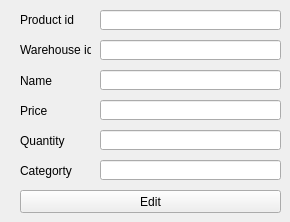
    <widget class="QWidget" name="tab_edit_product">
     <attribute name="title">
      <string>Edit product</string>
     </attribute>
     <widget class="QLabel" name="label_product_name_edit">
      <property name="geometry">
       <rect>
        <x>20</x>
        <y>70</y>
        <width>71</width>
        <height>21</height>
       </rect>
      </property>
      <property name="text">
       <string>Name</string>
      </property>
     </widget>
     <widget class="QLabel" name="label_product_price_edit">
      <property name="geometry">
       <rect>
        <x>20</x>
        <y>100</y>
        <width>71</width>
        <height>21</height>
       </rect>
      </property>
      <property name="text">
       <string>Price</string>
      </property>
     </widget>
     <widget class="QLabel" name="label_product_warehouse_id_edit">
      <property name="geometry">
       <rect>
        <x>20</x>
        <y>40</y>
        <width>71</width>
        <height>20</height>
       </rect>
      </property>
      <property name="text">
       <string>Warehouse id</string>
      </property>
     </widget>
     <widget class="QLabel" name="label_product_quantity_edit">
      <property name="geometry">
       <rect>
        <x>20</x>
        <y>130</y>
        <width>71</width>
        <height>21</height>
       </rect>
      </property>
      <property name="text">
       <string>Quantity</string>
      </property>
      <property name="scaledContents">
       <bool>false</bool>
      </property>
      <property name="wordWrap">
       <bool>false</bool>
      </property>
     </widget>
     <widget class="QLineEdit" name="line_edit_products_price_edit">
      <property name="geometry">
       <rect>
        <x>100</x>
        <y>100</y>
        <width>181</width>
        <height>20</height>
       </rect>
      </property>
     </widget>
     <widget class="QLabel" name="label_product_category_edit">
      <property name="geometry">
       <rect>
        <x>20</x>
        <y>160</y>
        <width>71</width>
        <height>21</height>
       </rect>
      </property>
      <property name="text">
       <string>Categorty</string>
      </property>
      <property name="scaledContents">
       <bool>false</bool>
      </property>
      <property name="wordWrap">
       <bool>false</bool>
      </property>
     </widget>
     <widget class="QLineEdit" name="line_edit_products_category_edit">
      <property name="geometry">
       <rect>
        <x>100</x>
        <y>160</y>
        <width>181</width>
        <height>20</height>
       </rect>
      </property>
     </widget>
     <widget class="QLineEdit" name="line_edit_products_quantity_edit">
      <property name="geometry">
       <rect>
        <x>100</x>
        <y>130</y>
        <width>181</width>
        <height>20</height>
       </rect>
      </property>
     </widget>
     <widget class="QPushButton" name="button_edit_products">
      <property name="geometry">
       <rect>
        <x>20</x>
        <y>190</y>
        <width>261</width>
        <height>23</height>
       </rect>
      </property>
      <property name="text">
       <string>Edit</string>
      </property>
     </widget>
     <widget class="QLineEdit" name="line_edit_products_name_edit">
      <property name="geometry">
       <rect>
        <x>100</x>
        <y>70</y>
        <width>181</width>
        <height>20</height>
       </rect>
      </property>
     </widget>
     <widget class="QLineEdit" name="line_edit_products_warehouse_id_edit">
      <property name="geometry">
       <rect>
        <x>100</x>
        <y>40</y>
        <width>181</width>
        <height>20</height>
       </rect>
      </property>
     </widget>
     <widget class="QLabel" name="label_product_id_edit">
      <property name="geometry">
       <rect>
        <x>20</x>
        <y>10</y>
        <width>71</width>
        <height>20</height>
       </rect>
      </property>
      <property name="text">
       <string>Product id</string>
      </property>
     </widget>
     <widget class="QLineEdit" name="line_edit_product_id">
      <property name="geometry">
       <rect>
        <x>100</x>
        <y>10</y>
        <width>181</width>
        <height>20</height>
       </rect>
      </property>
     </widget>
    </widget>
